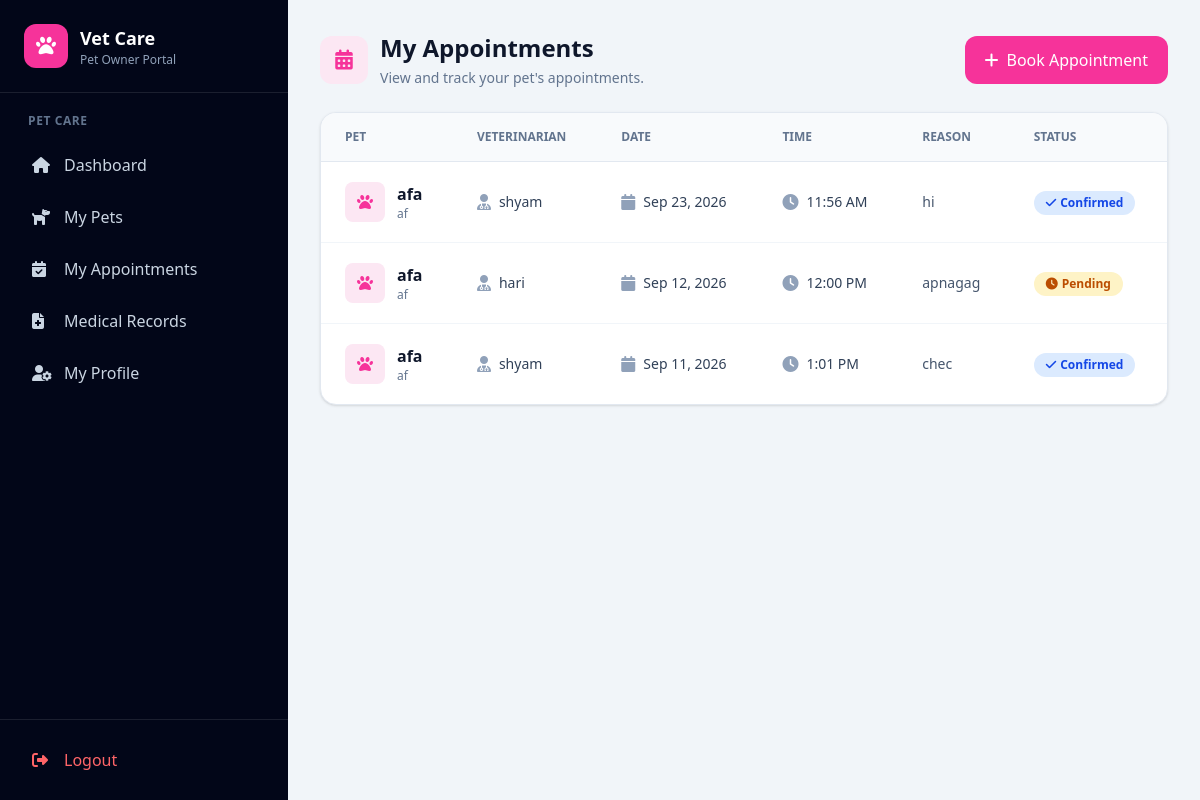
Screenshot of /appointments/appointments/ (signed in) with the database file from the repository.
### appointment/models.py (models this page shows, shortened)
class Appointment(models.Model):
    STATUS_CHOICES = (
        ("PENDING", "Pending"),
        ("CONFIRMED", "Confirmed"),
        ("COMPLETED", "Completed"),
        ("CANCELLED", "Cancelled"),
    )
    animal = models.ForeignKey(
        Animal,  # Updated model reference
        on_delete=models.CASCADE,
        related_name="appointments"
    )
    veterinarian = models.ForeignKey(
        User,
        on_delete=models.SET_NULL,
        null=True,
        blank=True,
        related_name="vet_appointments",
        limit_choices_to={"role": User.VETERINARIAN}
    )
    appointment_date = models.DateField()
    appointment_time = models.TimeField()
    reason = models.TextField()
    status = models.CharField(
        max_length=20,
        choices=STATUS_CHOICES,
        default="PENDING"
    )
    notes = models.TextField(
        blank=True,
        null=True
    )
    created_at = models.DateTimeField(
        auto_now_add=True
    )
    updated_at = models.DateTimeField(
        auto_now=True
    )

### animal/models.py (models this page shows, shortened)
class Animal(models.Model):
    owner = models.ForeignKey(
        User,
        on_delete=models.CASCADE,
        related_name="animals",
        null=True,
        blank=True
    )
    name = models.CharField(max_length=100)
    species = models.CharField(max_length=100)
    breed = models.CharField(
        max_length=100,
        blank=True,
        null=True
    )
    age = models.PositiveIntegerField(
        blank=True,
        null=True
    )
    created_at = models.DateTimeField(
        auto_now_add=True
    )

### account/models.py (models this page shows, shortened)
class User(AbstractUser):
    ADMIN = "ADMIN"
    VETERINARIAN = "VETERINARIAN"
    PET_OWNER = "PET_OWNER"
    ROLE_CHOICES = [
        (ADMIN, "Admin"),
        (VETERINARIAN, "Veterinarian"),
        (PET_OWNER, "Pet Owner"),
    ]
    role = models.CharField(
        max_length=20,
        choices=ROLE_CHOICES,
        default=PET_OWNER
    )
    phone = models.CharField(
        max_length=15,
        blank=True,
        null=True
    )
    address = models.TextField(
        blank=True,
        null=True
    )
    created_at = models.DateTimeField(
        auto_now_add=True
    )
    updated_at = models.DateTimeField(
        auto_now=True
    )

### appointment/views.py (the view)
@login_required
def owner_appointment_list(request):
    if request.user.role != User.PET_OWNER:
        messages.error(
            request,
            "You are not authorized to view appointments."
        )
        return redirect("dashboard")
    appointments = (
        Appointment.objects
        .filter(animal__owner=request.user)
        .select_related("animal", "veterinarian")
        .order_by(
            "-appointment_date",
            "-appointment_time"
        )
    )
    context = {
        "appointments": appointments,
    }
    return render(
        request,
        "appointment/owner_appointments.html",
        context
    )

### appointment/templates/appointment/owner_appointments.html (shortened to what this page needs)
{% extends "ownerbase.html" %}
{% block content %}
<div class="max-w-7xl mx-auto">
    <div class="flex flex-col sm:flex-row
                sm:items-center
                sm:justify-between
                gap-4 mb-6">
        <div>
            <div class="flex items-center gap-3">
                <div class="w-12 h-12
                            rounded-xl
                            bg-pink-100
                            text-pink-500
                            flex items-center justify-center">
                    <i class="fa-solid fa-calendar-days text-xl"></i>
                </div>
                <div>
                    <h1 class="text-2xl font-bold text-slate-900">
                        My Appointments
                    </h1>
                    <p class="text-sm text-slate-500 mt-1">
                        View and track your pet's appointments.
                    </p>
                </div>
            </div>
        </div>
        <a href="{% url 'book-appointment' %}"
           class="inline-flex items-center
                  justify-center
                  px-5 py-3
                  rounded-xl
                  bg-pink-500
                  text-white
                  font-medium
                  hover:bg-pink-600">
            <i class="fa-solid fa-plus mr-2"></i>
            Book Appointment
        </a>
    </div>
    {% if appointments %}
        <div class="hidden md:block
                    bg-white
                    rounded-2xl
                    border border-slate-200
                    shadow-sm
                    overflow-hidden">
            <div class="overflow-x-auto">
                <table class="w-full">
                    <thead class="bg-slate-50
                                  border-b border-slate-200">
                        <tr>
                            <th class="text-left
                                       px-6 py-4
                                       text-xs font-semibold
                                       text-slate-500
                                       uppercase">
                                Pet
                            </th>
                            <th class="text-left
                                       px-6 py-4
                                       text-xs font-semibold
                                       text-slate-500
                                       uppercase">
                                Veterinarian
                            </th>
                            <th class="text-left
                                       px-6 py-4
                                       text-xs font-semibold
                                       text-slate-500
                                       uppercase">
                                Date
                            </th>
                            <th class="text-left
                                       px-6 py-4
                                       text-xs font-semibold
                                       text-slate-500
                                       uppercase">
                                Time
                            </th>
                            <th class="text-left
                                       px-6 py-4
                                       text-xs font-semibold
                                       text-slate-500
                                       uppercase">
                                Reason
                            </th>
                            <th class="text-left
                                       px-6 py-4
                                       text-xs font-semibold
                                       text-slate-500
                                       uppercase">
                                Status
                            </th>
                        </tr>
                    </thead>
                    <tbody class="divide-y divide-slate-100">
                        {% for appointment in appointments %}
                            <tr class="hover:bg-slate-50">
                                <td class="px-6 py-5">
                                    <div class="flex items-center gap-3">
                                        <div class="w-10 h-10
                                                    rounded-lg
                                                    bg-pink-100
                                                    text-pink-500
                                                    flex items-center justify-center">
                                            <i class="fa-solid fa-paw"></i>
                                        </div>
                                        <div>
                                            <p class="font-semibold
                                                      text-slate-900">
                                                {{ appointment.animal.name }}
                                            </p>
                                            <p class="text-xs
                                                      text-slate-500">
                                                {{ appointment.animal.species }}
                                            </p>
                                        </div>
                                    </div>
                                </td>
                                <td class="px-6 py-5">
                                    {% if appointment.veterinarian %}
                                        <div class="flex items-center gap-2">
                                            <i class="fa-solid fa-user-doctor
                                                      text-slate-400"></i>
                                            <span class="text-sm
                                                         text-slate-700">
                                                {{ appointment.veterinarian.get_full_name|default:appointment.veterinarian.username }}
                                            </span>
                                        </div>
                                    {% else %}
                                        <span class="text-sm text-slate-400">
                                            Not assigned
                                        </span>
                                    {% endif %}
                                </td>
                                <td class="px-6 py-5">
                                    <div class="flex items-center gap-2">
                                        <i class="fa-solid fa-calendar
                                                  text-slate-400"></i>
                                        <span class="text-sm
                                                     text-slate-700">
                                            {{ appointment.appointment_date|date:"M d, Y" }}
                                        </span>
                                    </div>
                                </td>
                                <td class="px-6 py-5">
                                    <div class="flex items-center gap-2">
                                        <i class="fa-solid fa-clock
                                                  text-slate-400"></i>
                                        <span class="text-sm
                                                     text-slate-700">
                                            {{ appointment.appointment_time|time:"g:i A" }}
                                        </span>
                                    </div>
                                </td>
                                <td class="px-6 py-5 max-w-xs">
                                    <p class="text-sm
                                              text-slate-600
                                              truncate">
                                        {{ appointment.reason }}
                                    </p>
                                </td>
                                <td class="px-6 py-5">
                                    {% if appointment.status == "PENDING" %}
                                        <span class="inline-flex
                                                     items-center
                                                     px-3 py-1
                                                     rounded-full
                                                     text-xs font-semibold
                                                     bg-amber-100
                                                     text-amber-700">
                                            <i class="fa-solid fa-clock mr-1"></i>
                                            Pending
                                        </span>
                                    {% elif appointment.status == "CONFIRMED" %}
                                        <span class="inline-flex
                                                     items-center
                                                     px-3 py-1
                                                     rounded-full
                                                     text-xs font-semibold
                                                     bg-blue-100
                                                     text-blue-700">
                                            <i class="fa-solid fa-check mr-1"></i>
                                            Confirmed
                                        </span>
                                    {% endif %}
                                </td>
                            </tr>
                        {% endfor %}
                    </tbody>
                </table>
            </div>
        </div>
    {% endif %}
</div>
{% endblock %}

### rows the page displays
Appointment: animal.name "afa", animal.species "af", veterinarian.get_full_name "shyam", appointment_date "Sep 23, 2026", appointment_time "11:56 AM", reason "hi", status "CONFIRMED" (drawn)
Appointment: animal.name "afa", animal.species "af", veterinarian.get_full_name "hari", appointment_date "Sep 12, 2026", appointment_time "12:00 PM", reason "apnagag", status "PENDING" (drawn)
Appointment: animal.name "afa", animal.species "af", veterinarian.get_full_name "shyam", appointment_date "Sep 11, 2026", appointment_time "1:01 PM", reason "chec", status "CONFIRMED" (drawn)
